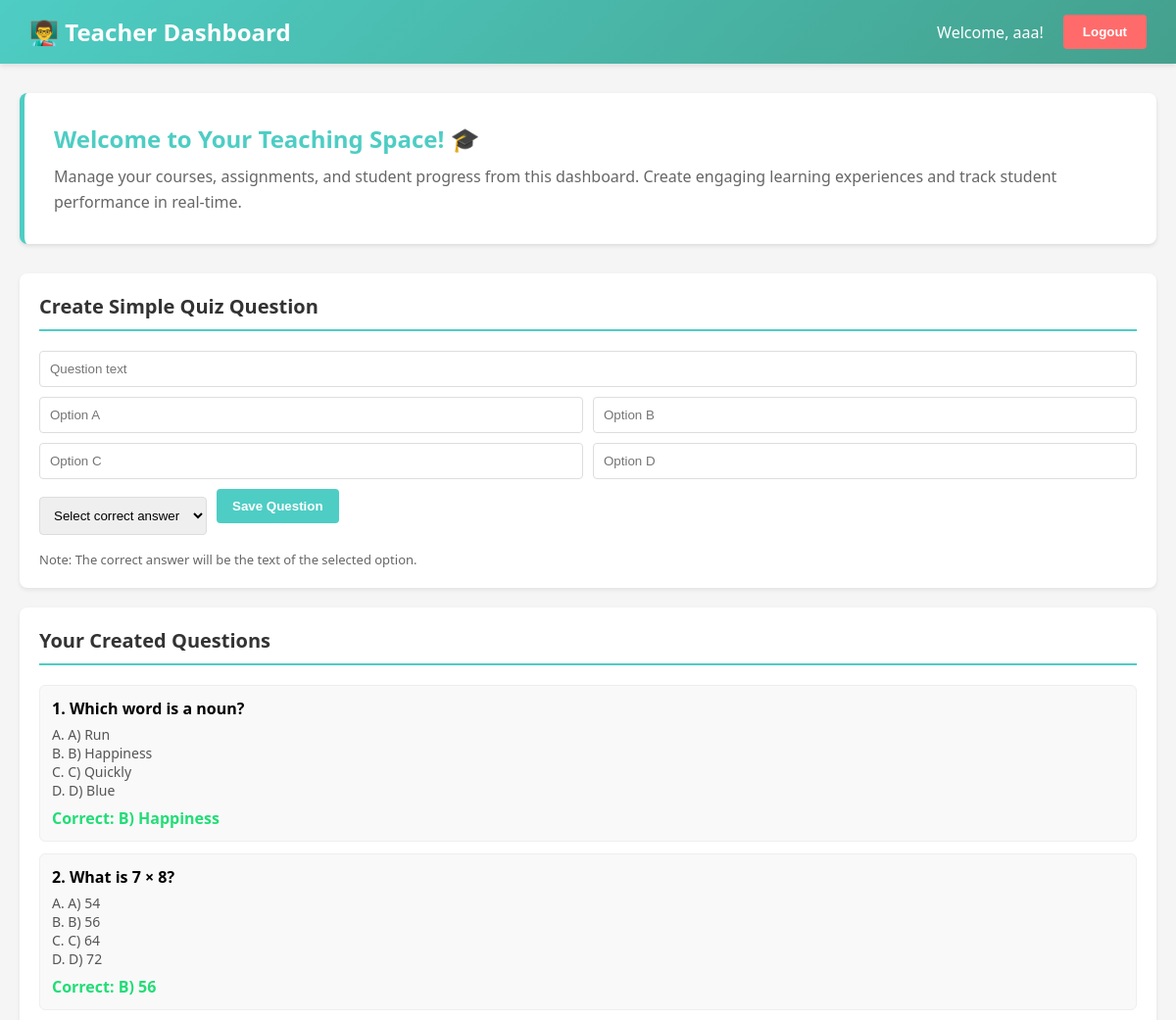
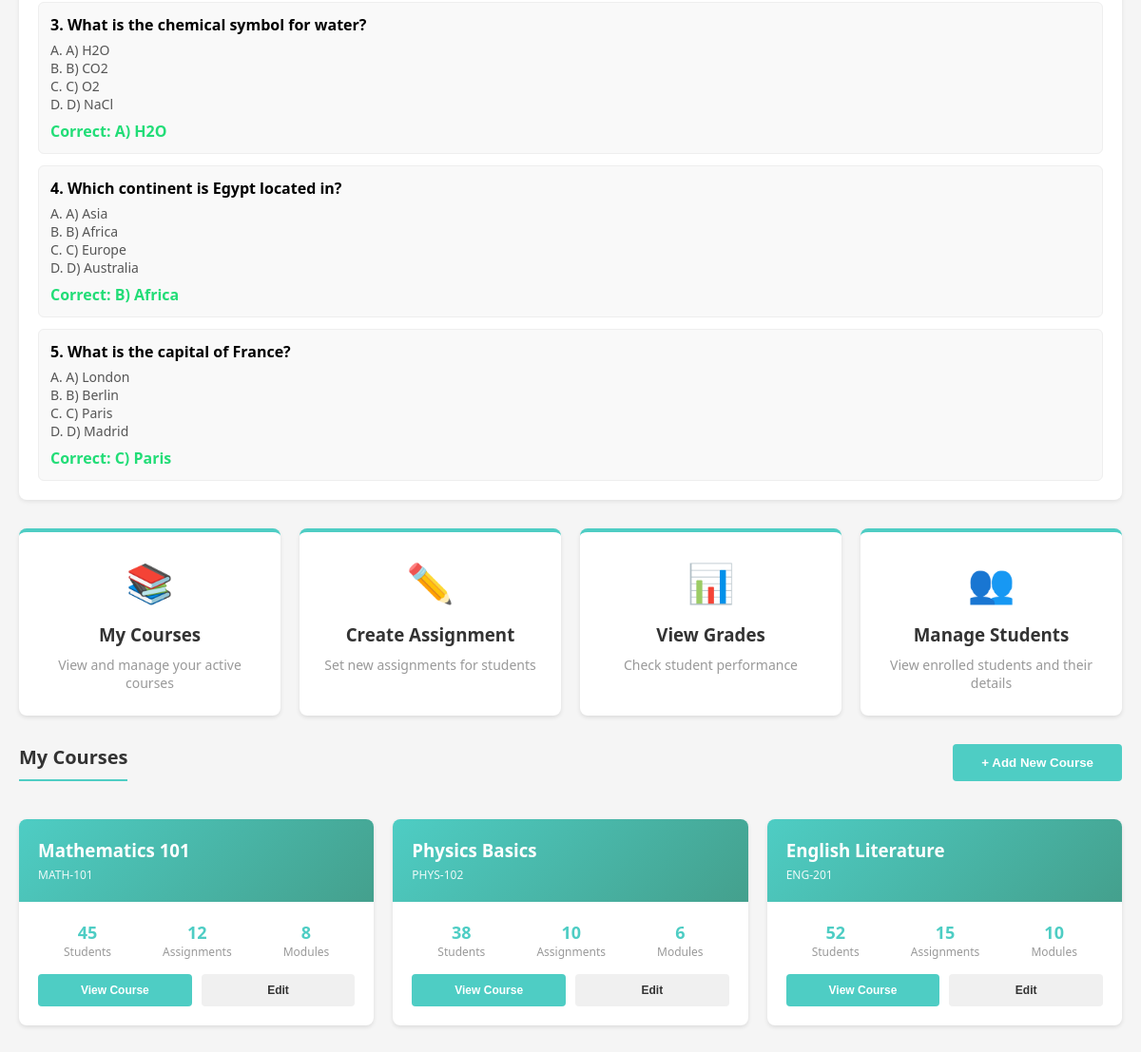
Screenshot of /teacher-dashboard (signed in) with the database file from the repository (2 pictures, top to bottom).
### controller/model.py (models this page shows, shortened)
class QuizQuestion(db.Model):
    __tablename__ = 'quiz_questions'
    question_id = db.Column(db.Integer, primary_key=True, autoincrement=True)
    teacher_id = db.Column(db.Integer, db.ForeignKey('users.user_id'), nullable=True)
    question_text = db.Column(db.String(1000), nullable=False)
    option_a = db.Column(db.String(255), nullable=False)
    option_b = db.Column(db.String(255), nullable=False)
    option_c = db.Column(db.String(255), nullable=False)
    option_d = db.Column(db.String(255), nullable=False)
    correct_answer = db.Column(db.String(255), nullable=False)
    created_at = db.Column(db.DateTime, default=datetime.utcnow)

### app.py (the view, shortened to what this page needs)
@app.route('/teacher-dashboard', methods=['GET', 'POST'])
@login_required
def teacher_dashboard():
    if session.get('role_id') != 2:
        flash("Unauthorized access", "danger")
        return redirect(url_for('login'))
    username = session.get('username')
    user_id = session.get('user_id')
    questions = QuizQuestion.query.filter_by(teacher_id=user_id).order_by(QuizQuestion.created_at.desc()).all()
    return render_template('teacher_dashboard.html', username=username, questions=questions)

### app.py (called while the page is built)
def login_required(f):
    @wraps(f)
    def decorated_function(*args, **kwargs):
        if 'user_id' not in session:
            flash("Please login first", "warning")
            return redirect(url_for('login'))
        return f(*args, **kwargs)
    return decorated_function

### templates/teacher_dashboard.html (shortened to what this page needs)
<!DOCTYPE html>
<html lang="en">
<head>
</head>
<body>
    <div class="navbar">
        <h1>👨‍🏫 Teacher Dashboard</h1>
        <div class="nav-right">
            <span>Welcome, {{ username }}!</span>
            <a href="{{ url_for('logout') }}">
                <button class="logout-btn">Logout</button>
            </a>
        </div>
    </div>
    <div class="container">
        <div class="welcome-box">
            <h2>Welcome to Your Teaching Space! 🎓</h2>
            <p>Manage your courses, assignments, and student progress from this dashboard. Create engaging learning experiences and track student performance in real-time.</p>
        </div>
        <div class="card" style="background: white; padding:20px; border-radius:8px; margin-bottom:20px; box-shadow:0 2px 4px rgba(0,0,0,0.08);">
            <div class="section-title">Create Simple Quiz Question</div>
            <form method="POST" style="margin-top:10px;">
                <div style="margin-bottom:10px;">
                    <input name="question" placeholder="Question text" style="width:100%; padding:10px; border-radius:4px; border:1px solid #ddd;" required>
                </div>
                <div style="display:grid; grid-template-columns:1fr 1fr; gap:10px;">
                    <input name="option_a" placeholder="Option A" style="padding:10px; border-radius:4px; border:1px solid #ddd;" required>
                    <input name="option_b" placeholder="Option B" style="padding:10px; border-radius:4px; border:1px solid #ddd;" required>
                    <input name="option_c" placeholder="Option C" style="padding:10px; border-radius:4px; border:1px solid #ddd;" required>
                    <input name="option_d" placeholder="Option D" style="padding:10px; border-radius:4px; border:1px solid #ddd;" required>
                </div>
                <div style="margin-top:10px; display:flex; gap:10px; align-items:center;">
                    <select name="correct_answer" required style="padding:10px; border-radius:4px; border:1px solid #ddd;">
                        <option value="">Select correct answer</option>
                    </select>
                    <button type="submit" class="add-course-btn" style="padding:10px 16px;">Save Question</button>
                </div>
                <div style="margin-top:8px; color:#666; font-size:13px;">Note: The correct answer will be the text of the selected option.</div>
            </form>
        </div>
        <div class="card" style="background:white; padding:20px; border-radius:8px; box-shadow:0 2px 4px rgba(0,0,0,0.08); margin-bottom:30px;">
            <div class="section-title">Your Created Questions</div>
            {% if questions and questions|length > 0 %}
                <div style="margin-top:12px; display:flex; flex-direction:column; gap:12px;">
                    {% for q in questions %}
                        <div style="padding:12px; border-radius:6px; background:#f9f9f9; border:1px solid #eee;">
                            <div style="font-weight:bold; margin-bottom:6px;">{{ loop.index }}. {{ q.question_text }}</div>
                            <div style="color:#555; font-size:14px;">
                                A. {{ q.option_a }}<br>
                                B. {{ q.option_b }}<br>
                                C. {{ q.option_c }}<br>
                                D. {{ q.option_d }}
                            </div>
                            <div style="margin-top:8px; color:#2d7; font-weight:bold;">Correct: {{ q.correct_answer }}</div>
                        </div>
                    {% endfor %}
                </div>
            {% else %}
                <div class="empty-state" style="padding:20px;">You haven't created any questions yet. Use the form above to add simple multiple-choice questions.</div>
            {% endif %}
        </div>
        <div class="quick-actions">
            <div class="action-card">
                <div class="icon">📚</div>
                <h3>My Courses</h3>
                <p>View and manage your active courses</p>
            </div>
            <div class="action-card">
                <div class="icon">✏️</div>
                <h3>Create Assignment</h3>
                <p>Set new assignments for students</p>
            </div>
            <div class="action-card">
                <div class="icon">📊</div>
                <h3>View Grades</h3>
                <p>Check student performance</p>
            </div>
            <div class="action-card">
                <div class="icon">👥</div>
                <h3>Manage Students</h3>
                <p>View enrolled students and their details</p>
            </div>
        </div>
        <div>
            <div style="display: flex; justify-content: space-between; align-items: center; margin-bottom: 20px;">
                <div class="section-title">My Courses</div>
                <button class="add-course-btn">+ Add New Course</button>
            </div>
            <div class="courses-grid">
                <div class="course-card">
                    <div class="course-header">
                        <h3>Mathematics 101</h3>
                        <div class="course-code">MATH-101</div>
                    </div>
                    <div class="course-body">
                        <div class="course-stats">
                            <div class="course-stat">
                                <div class="course-stat-number">45</div>
                                <div class="course-stat-label">Students</div>
                            </div>
                            <div class="course-stat">
                                <div class="course-stat-number">12</div>
                                <div class="course-stat-label">Assignments</div>
                            </div>
                            <div class="course-stat">
                                <div class="course-stat-number">8</div>
                                <div class="course-stat-label">Modules</div>
                            </div>
                        </div>
                        <div class="course-actions">
                            <button class="btn btn-primary">View Course</button>
                            <button class="btn btn-secondary">Edit</button>
                        </div>
                    </div>
                </div>
                <div class="course-card">
                    <div class="course-header">
                        <h3>Physics Basics</h3>
                        <div class="course-code">PHYS-102</div>
                    </div>
                    <div class="course-body">
                        <div class="course-stats">
                            <div class="course-stat">
                                <div class="course-stat-number">38</div>
                                <div class="course-stat-label">Students</div>
                            </div>
                            <div class="course-stat">
                                <div class="course-stat-number">10</div>
                                <div class="course-stat-label">Assignments</div>
                            </div>
                            <div class="course-stat">
                                <div class="course-stat-number">6</div>
                                <div class="course-stat-label">Modules</div>
                            </div>
                        </div>
                        <div class="course-actions">
                            <button class="btn btn-primary">View Course</button>
                            <button class="btn btn-secondary">Edit</button>
                        </div>
                    </div>
                </div>
                <div class="course-card">
                    <div class="course-header">
                        <h3>English Literature</h3>
                        <div class="course-code">ENG-201</div>
                    </div>
                    <div class="course-body">
                        <div class="course-stats">
                            <div class="course-stat">
                                <div class="course-stat-number">52</div>
                                <div class="course-stat-label">Students</div>
                            </div>
                            <div class="course-stat">
                                <div class="course-stat-number">15</div>
                                <div class="course-stat-label">Assignments</div>
                            </div>
                            <div class="course-stat">
                                <div class="course-stat-number">10</div>
                                <div class="course-stat-label">Modules</div>
                            </div>
                        </div>
                        <div class="course-actions">
                            <button class="btn btn-primary">View Course</button>
                            <button class="btn btn-secondary">Edit</button>
                        </div>
                    </div>
                </div>
            </div>
        </div>
    </div>
</body>
</html>

### templates/teacher_dashboard.html (style rules this page uses)
* { margin: 0; padding: 0; box-sizing: border-box; }
body { font-family: 'Segoe UI', Tahoma, Geneva, Verdana, sans-serif; background: #f5f5f5; }
.navbar { background: linear-gradient(135deg, #4ecdc4 0%, #44a08d 100%); color: white; padding: 15px 30px; display: flex; justify-content: space-between; align-items: center; box-shadow: 0 2px 5px rgba(0,0,0,0.1); }
.navbar h1 { font-size: 24px; }
.nav-right { display: flex; gap: 20px; align-items: center; }
.logout-btn { background: #ff6b6b; color: white; border: none; padding: 10px 20px; border-radius: 4px; cursor: pointer; font-weight: bold; transition: background 0.3s; }
.container { max-width: 1200px; margin: 30px auto; padding: 0 20px; }
.welcome-box { background: white; padding: 30px; border-radius: 8px; margin-bottom: 30px; box-shadow: 0 2px 4px rgba(0,0,0,0.1); border-left: 5px solid #4ecdc4; }
.welcome-box h2 { color: #4ecdc4; margin-bottom: 10px; }
.welcome-box p { color: #666; line-height: 1.6; }
.quick-actions { display: grid; grid-template-columns: repeat(auto-fit, minmax(250px, 1fr)); gap: 20px; margin-bottom: 30px; }
.action-card { background: white; padding: 25px; border-radius: 8px; box-shadow: 0 2px 4px rgba(0,0,0,0.1); text-align: center; cursor: pointer; transition: transform 0.3s, box-shadow 0.3s; border-top: 4px solid #4ecdc4; }
.action-card .icon { font-size: 40px; margin-bottom: 15px; }
.action-card h3 { color: #333; margin-bottom: 10px; }
.action-card p { color: #999; font-size: 14px; }
.section-title { font-size: 20px; font-weight: bold; color: #333; margin-bottom: 20px; padding-bottom: 10px; border-bottom: 2px solid #4ecdc4; }
.courses-grid { display: grid; grid-template-columns: repeat(auto-fit, minmax(300px, 1fr)); gap: 20px; margin-bottom: 30px; }
.course-card { background: white; border-radius: 8px; overflow: hidden; box-shadow: 0 2px 4px rgba(0,0,0,0.1); transition: box-shadow 0.3s; }
.course-header { background: linear-gradient(135deg, #4ecdc4 0%, #44a08d 100%); color: white; padding: 20px; }
.course-header h3 { margin-bottom: 5px; }
.course-code { font-size: 12px; opacity: 0.9; }
.course-body { padding: 20px; }
.course-stats { display: flex; justify-content: space-around; margin-bottom: 15px; font-size: 12px; }
.course-stat { text-align: center; }
.course-stat-number { font-size: 18px; font-weight: bold; color: #4ecdc4; }
.course-stat-label { color: #999; }
.course-actions { display: flex; gap: 10px; }
.btn { flex: 1; padding: 10px; border: none; border-radius: 4px; cursor: pointer; font-weight: bold; transition: opacity 0.3s; font-size: 12px; }
.btn-primary { background: #4ecdc4; color: white; }
.btn-secondary { background: #f0f0f0; color: #333; }
.add-course-btn { background: #4ecdc4; color: white; padding: 12px 30px; border: none; border-radius: 4px; cursor: pointer; font-weight: bold; margin-bottom: 20px; transition: background 0.3s; }

### rows the page displays
QuizQuestion: question_text "Which word is a noun?", option_a "A) Run", option_b "B) Happiness", option_c "C) Quickly", option_d "D) Blue", correct_answer "B) Happiness"
QuizQuestion: question_text "What is 7 × 8?", option_a "A) 54", option_b "B) 56", option_c "C) 64", option_d "D) 72", correct_answer "B) 56"
QuizQuestion: question_text "What is the chemical symbol for water?", option_a "A) H2O", option_b "B) CO2", option_c "C) O2", option_d "D) NaCl", correct_answer "A) H2O"
QuizQuestion: question_text "Which continent is Egypt located in?", option_a "A) Asia", option_b "B) Africa", option_c "C) Europe", option_d "D) Australia", correct_answer "B) Africa"
QuizQuestion: question_text "What is the capital of France?", option_a "A) London", option_b "B) Berlin", option_c "C) Paris", option_d "D) Madrid", correct_answer "C) Paris"

### other values shown
{{ username }} "aaa"
